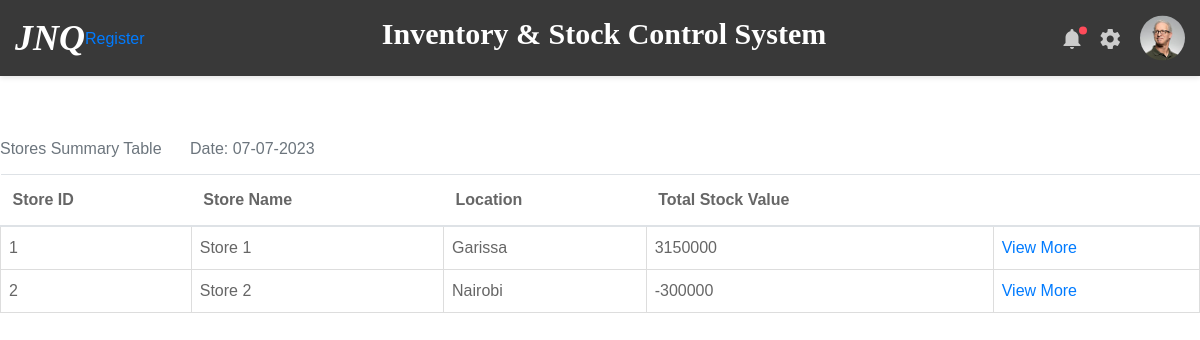
Page /view_stores on the committed database.
### inventory/models.py (models this page shows)
class Store(db.Model):
    id = db.Column(db.Integer, primary_key=True)
    store_name = db.Column(db.String(60), nullable=False, unique=True)
    location = db.Column(db.String(60), nullable=False)
    date_registered = db.Column(db.DateTime, default=datetime.now())
    user_id = db.Column(db.Integer, db.ForeignKey('user.id'))
    stock_in = db.relationship('StockIn', backref='store', lazy=True)
    stock_out = db.relationship('StockOut', backref='store', lazy=True)
    item_association = db.relationship('StoreItem', back_populates='store')
    items = association_proxy("item_association", "item")

### inventory/routes.py (the view)
@app.route('/view_stores', methods=['GET', 'POST'])
def view_stores():
    stores = Store.query.all()
    date = today_date()
    store_stock_lookup = {}
    total_stock_value = []
    for store in stores:
        store_items = StoreItem.query.filter_by(store_id=store.id).all()
        stock_value_list = []
        for product in store_items:
            stock_value_list.append(product.item_value)
        total_stock_value = sum(stock_value_list)
        store_stock_lookup[store.id] = total_stock_value
    return render_template('view_stores.html', store_stock_lookup=store_stock_lookup, stores=stores, date=date,
                           total_stock_value=total_stock_value)

### inventory/routes.py (called while the page is built)
def today_date():
    date_today = datetime.today().strftime('%d-%m-%Y')
    return date_today

### inventory/templates/view_stores.html
{% extends 'layout.html' %}
{% block content %}
     <table class="table">
         <caption style="caption-side: top">Stores Summary Table<span class="ml-4"> Date: {{date}}</span></caption>
          <thead>
            <tr>
              <th scope="col">Store ID</th>
              <th scope="col">Store Name</th>
              <th scope="col">Location</th>
              <th scope="col">Total Stock Value</th>
              <th scope="col"></th>
            </tr>
          </thead>
          <tbody>
          {% for store in stores %}
            <tr>
              <td>{{ store.id }}</td>
              <td>{{store.store_name }}</td>
              <td>{{store.location}}</td>
              <td>{{ store_stock_lookup[store.id] }}</td>
              <td><a href="{{ url_for('view_store', store_id=store.id )}}">View More</a></td>
            </tr>
          {% endfor %}
          </tbody>
     </table>
{% endblock %}

### rows in the picture
Store: id "1", store_name "Store 1", location "Garissa", store_stock_lookup "3150000"
Store: id "2", store_name "Store 2", location "Nairobi", store_stock_lookup "-300000"

### other values in the picture
{{ date }} "07-07-2023"
